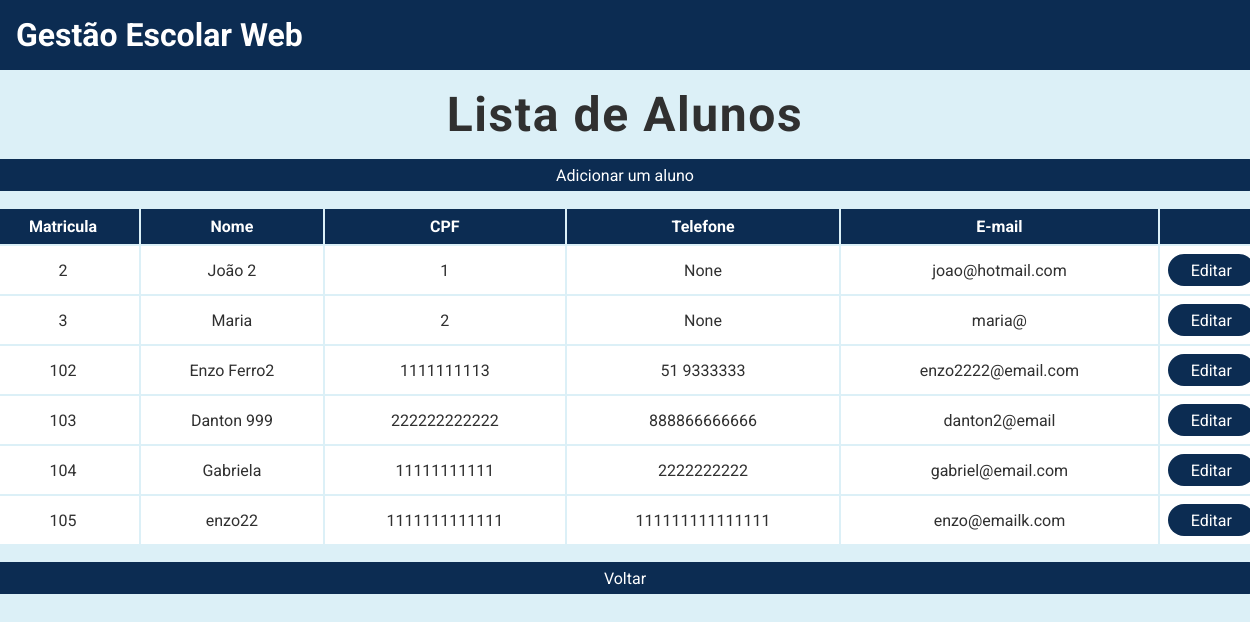
The page /listar/alunos on the database its author committed.
### tables this page shows
CREATE TABLE Alunos (
    matricula INTEGER PRIMARY KEY AUTOINCREMENT,
    nome VARCHAR (255) NOT NULL,
    cpf CHAR (11) NOT NULL,
    telefone CHAR (11),
    email VARCHAR (255) NOT NULL
);

### main.py (the view)
@app.route("/listar/alunos")
def listar_alunos():
    alunos = Aluno.listar()
    return render_template("listar_alunos.html", alunos=alunos)

### aluno.py (called while the page is built)
    @classmethod
    def listar(cls):
        conexao = sqlite3.connect("gestao_escolar.db")
        cursor = conexao.cursor()
        sql = f"""
            SELECT * FROM Alunos
        """
        cursor.execute(sql)
        listaAlunos = cursor.fetchall()
        conexao.close()
        return listaAlunos

### templates/listar_alunos.html
{% extends "base.html" %} {% block conteudo %}
<div class="conteudo-principal">
    <h2>Lista de Alunos</h2>
    <div class="conteudo-tabela">
        <a href="/cadastro/aluno" class="botao-primario">Adicionar um aluno</a>
        <table>
            <tr>
                <th>Matricula</th>
                <th>Nome</th>
                <th>CPF</th>
                <th>Telefone</th>
                <th>E-mail</th>
                <th></th>
            </tr>
            {% for aluno in alunos %}
            <tr>
                <td>{{ aluno[0] }}</td>
                <td>{{ aluno[1] }}</td>
                <td>{{ aluno[2] }}</td>
                <td>{{ aluno[3] }}</td>
                <td>{{ aluno[4] }}</td>
                <td><a href="/editar/aluno/{{ aluno[0] }}" class="botao-primario">Editar</a></td>
            </tr>
            {% endfor %}
        </table>
        <a href="/" class="botao-primario">Voltar</a>
    </div>
</div>
{% endblock %}

### static/css/style.css (style rules this page uses)
:root { --azul-fraco: rgb(220, 240, 247); --azul-escuro: rgb(12, 44, 82); --preto: rgb(48, 48, 48); --azul-normal: rgb(94, 157, 200); --verde-normal: rgb(21, 238, 108); }
* { margin: 0; padding: 0; box-sizing: border-box; }
body { font-family: 'Roboto', sans-serif; background: var(--azul-fraco); }
a { text-decoration: none; }
.botao-primario { display: flex; background-color: var(--azul-escuro); color: #fff; width: 100%; text-align: center; justify-content: center; align-items: center; border-radius: 3rem; }
main .conteudo-principal { text-align: center; display: flex; justify-content: center; flex-direction: column; align-items: center; margin-bottom: 2rem; }
main .conteudo-principal h2 { margin: 1rem 0 1rem 0; font-size: 3rem; color: var(--preto); letter-spacing: .1rem; }
main .conteudo-principal .conteudo-tabela { width: 80rem; }
main .conteudo-principal .conteudo-tabela .botao-primario { height: 2rem; font-size: 1rem; font-weight: 400; }
main .conteudo-principal .conteudo-tabela table { margin: 1rem 0 1rem 0; width: 100%; }
main .conteudo-principal .conteudo-tabela table th { background: var(--azul-escuro); color: #fff; padding: 0.5rem; }
main .conteudo-principal .conteudo-tabela table td { background: #fff; color: var(--preto); padding: 0.5rem; }

### rows shown on the page
Alunos: matricula "2", nome "João 2", cpf "1", telefone "None", email "joao@hotmail.com"
Alunos: matricula "3", nome "Maria", cpf "2", telefone "None", email "maria@"
Alunos: matricula "102", nome "Enzo Ferro2", cpf "1111111113", telefone "51 9333333", email "enzo2222@email.com"
Alunos: matricula "103", nome "Danton 999", cpf "222222222222", telefone "888866666666", email "danton2@email"
Alunos: matricula "104", nome "Gabriela", cpf "11111111111", telefone "2222222222", email "gabriel@email.com"
Alunos: matricula "105", nome "enzo22", cpf "1111111111111", telefone "111111111111111", email "enzo@emailk.com"
